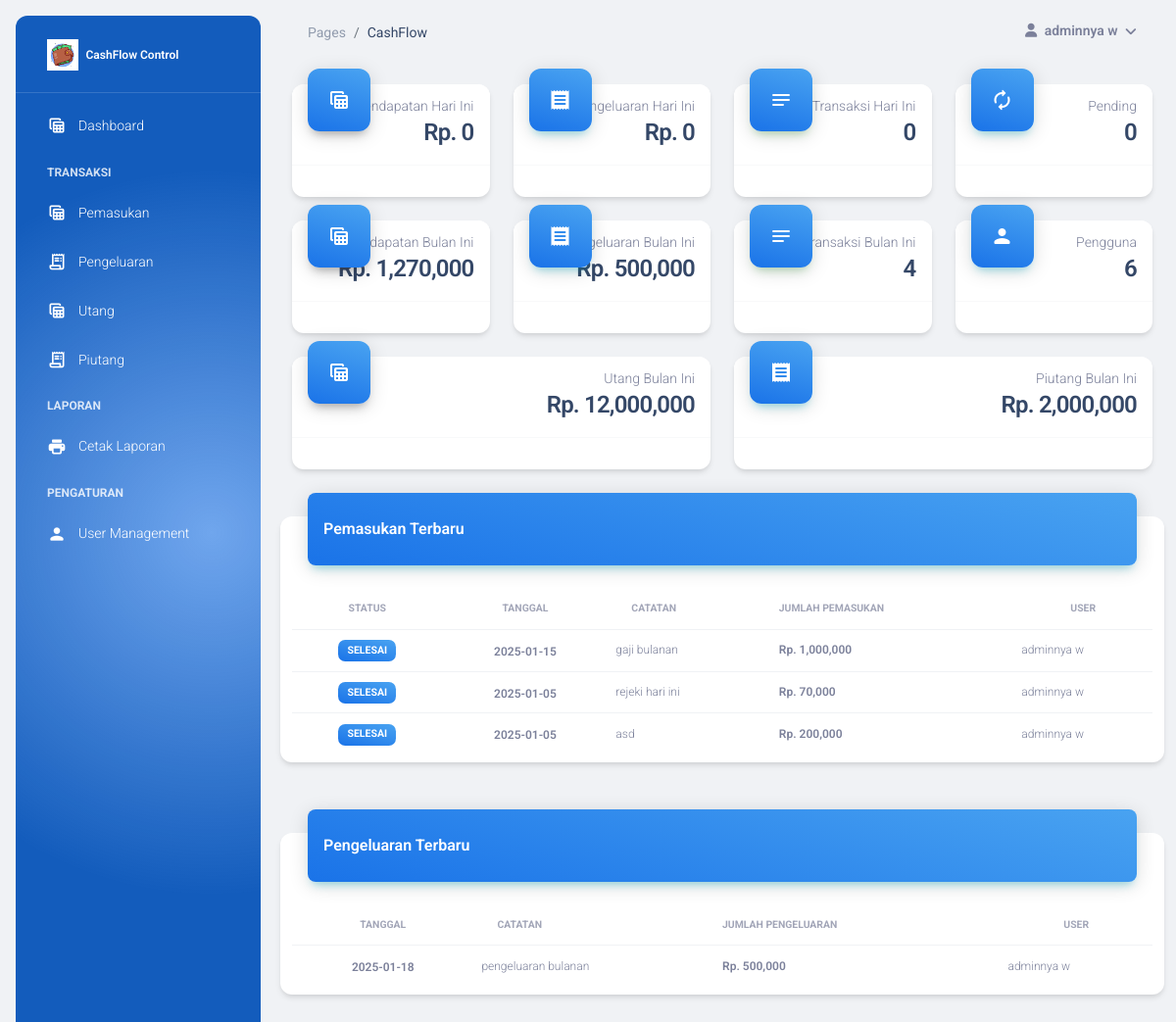
Page /main.php (signed in) on the committed database.
### tables this page shows
CREATE TABLE `pemasukan` (
  `id_pemasukan` int(11) NOT NULL,
  `tanggal` date NOT NULL,
  `catatan` text NOT NULL,
  `jumlah` int(11) NOT NULL,
  `user` varchar(30) NOT NULL,
  `status` enum('pending','selesai') NOT NULL
);

CREATE TABLE `user` (
  `id_user` int(11) NOT NULL,
  `username` varchar(20) NOT NULL,
  `nama` varchar(50) NOT NULL,
  `email` varchar(50) NOT NULL,
  `password` varchar(50) NOT NULL,
  `no_telp` varchar(13) NOT NULL,
  `foto` varchar(255) NOT NULL,
  `role` enum('admin','mahasiswa','dosen') NOT NULL,
  `create_at` timestamp NOT NULL DEFAULT current_timestamp(),
  `is_active` enum('0','1') NOT NULL
);

CREATE TABLE `pengeluaran` (
  `id_pengeluaran` int(11) NOT NULL,
  `tanggal` date NOT NULL,
  `catatan` text NOT NULL,
  `jumlah` int(11) NOT NULL,
  `user` int(11) NOT NULL
);

### view_home.php (the view, shortened to what the rows shown need)
<?php
include "includes/koneksi.php";
$q_pemasukan_terbaru = mysqli_query($con, "select * from pemasukan inner join user on pemasukan.user = user.id_user order by id_pemasukan limit 10");
$q_pengeluaran_terbaru = mysqli_query($con, "select * from pengeluaran inner join user on pengeluaran.user = user.id_user order by id_pengeluaran limit 10");
?>
<div class="container-fluid py-4">
    <div class="row mb-4">
        <div class="card my-4">
            <div class="card-body px-0 pb-2">
                <div class="table-responsive p-0">
                    <table class="table align-items-center mb-0">
                        <thead>
                            <tr>
                                <th
                                    class="text-center text-uppercase text-secondary text-xxs font-weight-bolder opacity-7">
                                    Status</th>
                                <th
                                    class="text-center text-uppercase text-secondary text-xxs font-weight-bolder opacity-7">
                                    Tanggal</th>
                                <th class="text-uppercase text-secondary text-xxs font-weight-bolder opacity-7">
                                    Catatan
                                </th>
                                <th class="text-uppercase text-secondary text-xxs font-weight-bolder opacity-7 ps-2">
                                    Jumlah Pemasukan</th>
                                <th
                                    class="text-center text-uppercase text-secondary text-xxs font-weight-bolder opacity-7">
                                    User</th>
                            </tr>
                        </thead>
                        <tbody>
                            <?php while ($row = mysqli_fetch_array($q_pemasukan_terbaru)) { ?>
                            <tr>
                                <td class="align-middle text-center text-sm">
                                    <span
                                        class="badge badge-sm <?= ($row['status'] == 'selesai') ? 'bg-gradient-info' : 'bg-gradient-secondary' ?>">
                                        <?php if ($row['status'] == 'selesai'): ?>
                                        <?= $row['status'] ?>
                                        <?php else : ?>
                                        <a href="" class="text-white">
                                            <?= $row['status'] ?>
                                        </a>
                                        <?php endif ?>
                                    </span>
                                </td>
                                <td class="align-middle text-center">
                                    <span class="text-secondary text-xs font-weight-bold"><?= $row['tanggal'] ?></span>
                                </td>
                                <td>
                                    <p class="text-xs text-secondary mb-0"><?= $row['catatan'] ?></p>
                                </td>
                                <td>
                                    <p class="text-xs font-weight-bold mb-0">Rp. <?= number_format($row['jumlah']) ?>
                                    </p>
                                </td>
                                <td>
                                    <p class="text-xs text-secondary mb-0"><?= $row['nama'] ?></p>
                                </td>
                            </tr>
                            <?php } ?>
                        </tbody>
                    </table>
                </div>
            </div>
        </div>
    </div>
    <div class="row mb-4">
        <div class="card my-4">
            <div class="card-body px-0 pb-2">
                <div class="table-responsive p-0">
                    <table class="table align-items-center mb-0">
                        <thead>
                            <tr>
                                <th
                                    class="text-center text-uppercase text-secondary text-xxs font-weight-bolder opacity-7">
                                    Tanggal</th>
                                <th class="text-uppercase text-secondary text-xxs font-weight-bolder opacity-7">
                                    Catatan
                                </th>
                                <th class="text-uppercase text-secondary text-xxs font-weight-bolder opacity-7 ps-2">
                                    Jumlah Pengeluaran</th>
                                <th
                                    class="text-center text-uppercase text-secondary text-xxs font-weight-bolder opacity-7">
                                    User</th>
                            </tr>
                        </thead>
                        <tbody>
                            <?php while ($row = mysqli_fetch_array($q_pengeluaran_terbaru)) { ?>
                            <tr>
                                <td class="align-middle text-center">
                                    <span class="text-secondary text-xs font-weight-bold"><?= $row['tanggal'] ?></span>
                                </td>
                                <td>
                                    <p class="text-xs text-secondary mb-0"><?= $row['catatan'] ?></p>
                                </td>
                                <td>
                                    <p class="text-xs font-weight-bold mb-0">Rp. <?= number_format($row['jumlah']) ?>
                                    </p>
                                </td>
                                <td>
                                    <p class="text-xs text-secondary mb-0"><?= $row['nama'] ?></p>
                                </td>
                            </tr>
                            <?php } ?>
                        </tbody>
                    </table>
                </div>
            </div>
        </div>
    </div>
</div>

### rows in the picture
pemasukan: status "SELESAI", tanggal "2025-01-15", catatan "gaji bulanan", jumlah "1,000,000", user.nama "adminnya w"
pemasukan: status "SELESAI", tanggal "2025-01-05", catatan "rejeki hari ini", jumlah "70,000", user.nama "adminnya w"
pemasukan: status "SELESAI", tanggal "2025-01-05", catatan "asd", jumlah "200,000", user.nama "adminnya w"
pengeluaran: tanggal "2025-01-18", catatan "pengeluaran bulanan", jumlah "500,000", user.nama "adminnya w"

### other values in the picture
$_SESSION['nama'] "adminnya w"
$pendapatan['pendapatan_sekarang'] "0"
$pengeluaran['pengeluaran_sekarang'] "0"
$transaksi_hariini "0"
$tpemasukan_pending "0"
$pendapatan_bulan['pendapatan_bulan'] "1,270,000"
$pengeluaran_bulan['pengeluaran_bulan'] "500,000"
$transaksi_bulan "4"
$user "6"
$utang_bulan['utang_bulan'] "12,000,000"
$piutang_bulan['piutang_bulan'] "2,000,000"
